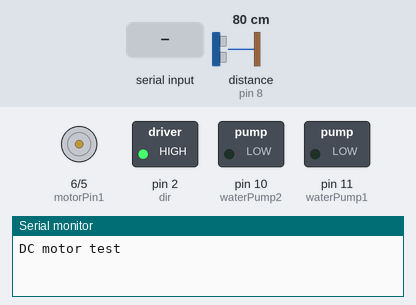
Simulated run of this sketch. Board: Arduino Uno, built with avr-gcc and run on an emulated ATmega328P. On the bench: motor-driver pin pairs drawn as motors (green arrow = first pin HIGH = forward, orange = second pin HIGH = backward, longer = more drive), switched loads named in the sketch (green lamp = pin HIGH), the last lines printed to the serial monitor. The inputs (shaded band) are chosen by the test bench; at power-on: distance to the obstacle (sensor on pin 8) 80 cm. The echo pulse lasts 58.3 µs per cm; pins used as bus, display or sensor lines are not drawn.

Above: at 1.2 s.
1.3 s: "1" received over Serial
At 2.3 s:
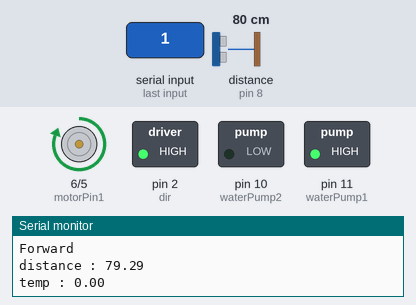
3.5 s: "0" received over Serial
At 4.7 s:
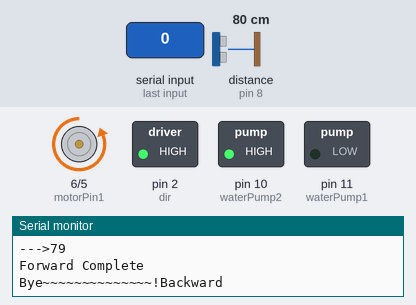
5.1 s: "2" received over Serial
At 6.3 s:
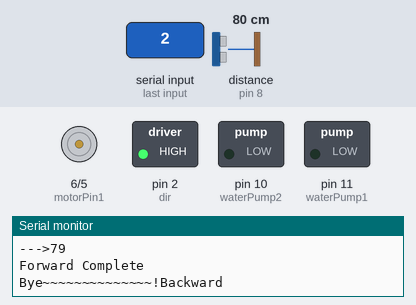
Timing chart, 0 to 8.1 s (numbered marks = the images above; inputs shaded):
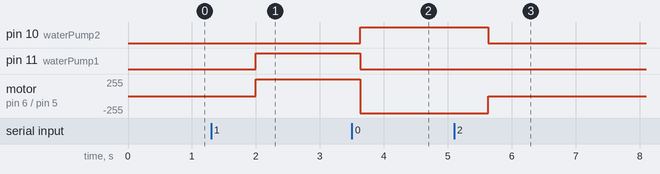

The sketch:

test03_inwaiting.ino
```cpp
int motorPin1 = 6;
int motorPin2 = 5;
int waterPump1 =11;
int waterPump2 =10;
int TRIG = 9;
int ECHO = 8;
int dir = 2;
int i = 0;
float duration;
float distance, temp, loop_init=0;
int Dis,Tmp;
void setup() {
  Serial.begin(9600);
  pinMode(motorPin1,OUTPUT);
  pinMode(motorPin2,OUTPUT);
  pinMode(waterPump1,OUTPUT);
  pinMode(waterPump2,OUTPUT);
  pinMode(TRIG,OUTPUT);
  pinMode(ECHO,INPUT);
  pinMode(dir,OUTPUT);
  digitalWrite(dir,HIGH);

  Serial.println("DC motor test");
}


void loop() {
  if(Serial.available()>0){
    char receivedChar = Serial.read();
    digitalWrite(motorPin1,LOW);
    digitalWrite(motorPin2,LOW);
    digitalWrite(waterPump1,LOW);
    digitalWrite(waterPump2,LOW);
    if(receivedChar == '1'){
      Serial.println("Forward");
      digitalWrite(motorPin1,HIGH);
      digitalWrite(motorPin2,LOW);
      digitalWrite(waterPump1,HIGH);
      digitalWrite(waterPump2,LOW);


      if(loop_init == 0)
      {
        temp = distance;
        loop_init =1;
      }
      while(true)
      {
        digitalWrite(TRIG,LOW);
        delay(10);
        digitalWrite(TRIG,HIGH);
        delayMicroseconds(10);
        digitalWrite(TRIG,LOW);
        duration = pulseIn(ECHO,HIGH);
        distance = duration * 17/1000;

        Serial.print("distance : ");
        Serial.println(distance);
        Serial.print("temp : ");
        Serial.println(temp);
        delay(300);
        Dis = int(distance);
        Tmp = int(temp);
        if(Tmp <= Dis)
        {
          Serial.println("Forward");
          Serial.println(Dis);
          Serial.print("--->");
          Serial.println(Tmp);

          if(Tmp == Dis && Dis > 20)
          {
            Serial.println("Forward Complete");
            break;
          }
        }
        temp=distance;
      }
      Serial.print("Bye~~~~~~~~~~~~~~!");
    }
    else if(receivedChar == '0'){
      Serial.println("Backward");
      digitalWrite(motorPin1,LOW);
      digitalWrite(motorPin2,HIGH);
      digitalWrite(waterPump1,LOW);
      digitalWrite(waterPump2,HIGH);

    }

  }
  delay(1000);
}
```

Measured:
- after the input at 1.3 s, pin 11 (waterPump1): LOW → HIGH after 0.70 s; motor on pin 6 (motorPin1) / pin 5 (motorPin2): stopped → forward 255/255 after 0.70 s
- after the input at 3.5 s, pin 10 (waterPump2): LOW → HIGH after 0.13 s; pin 11 (waterPump1): HIGH → LOW after 0.13 s; motor on pin 6 (motorPin1) / pin 5 (motorPin2): forward 255/255 → backward 255/255 after 0.13 s
- after the input at 5.1 s, pin 10 (waterPump2): HIGH → LOW after 0.53 s; motor on pin 6 (motorPin1) / pin 5 (motorPin2): backward 255/255 → stopped after 0.53 s
